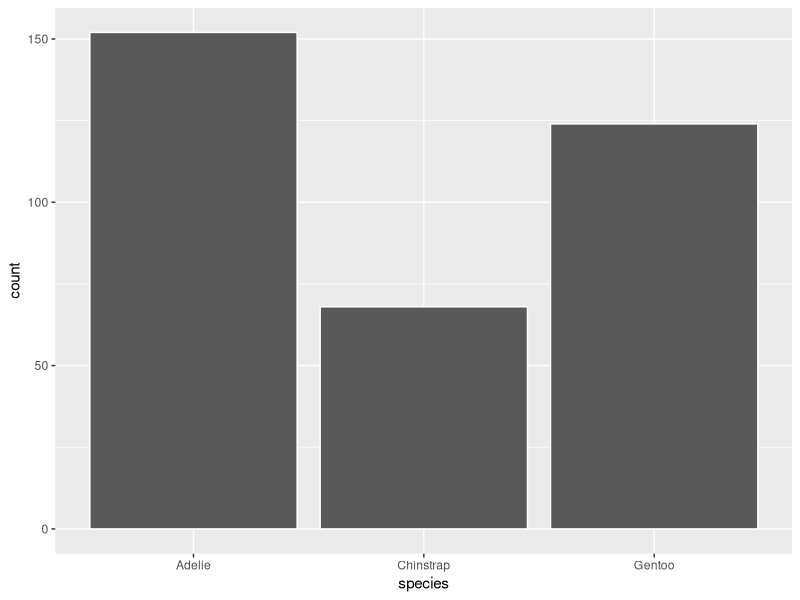
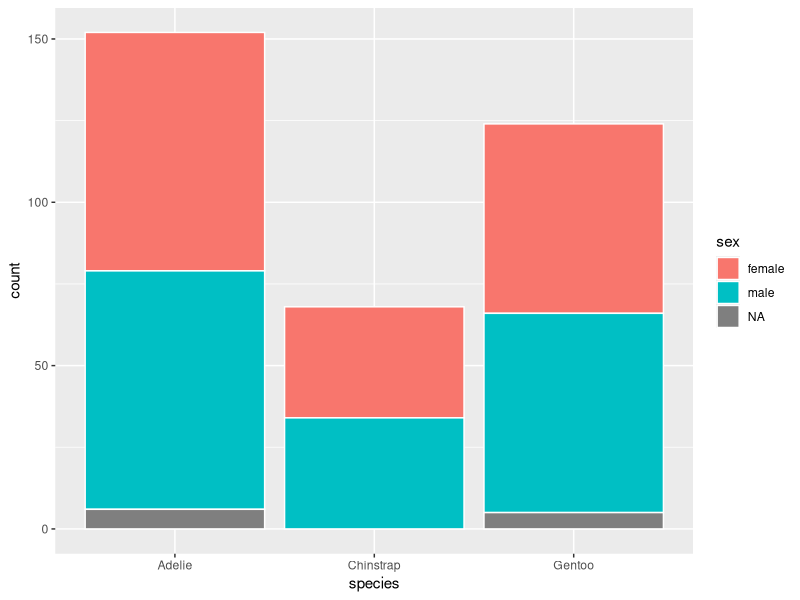
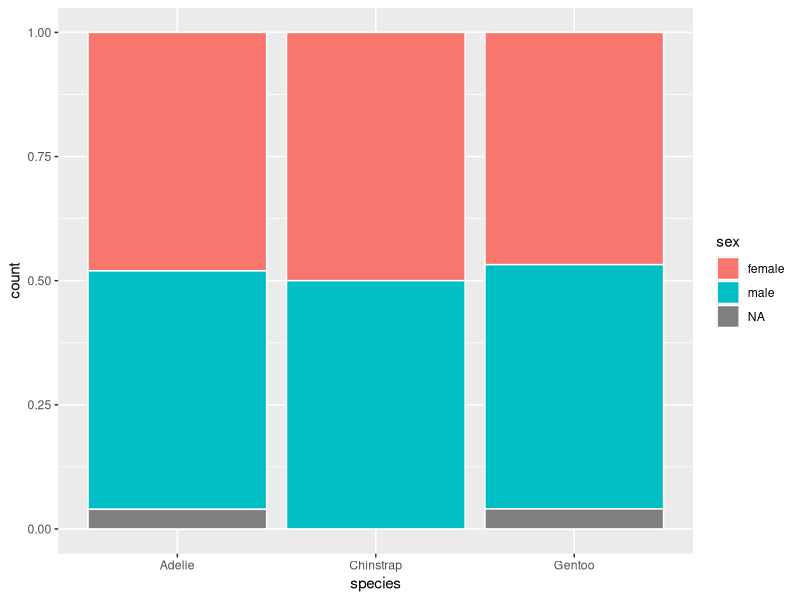
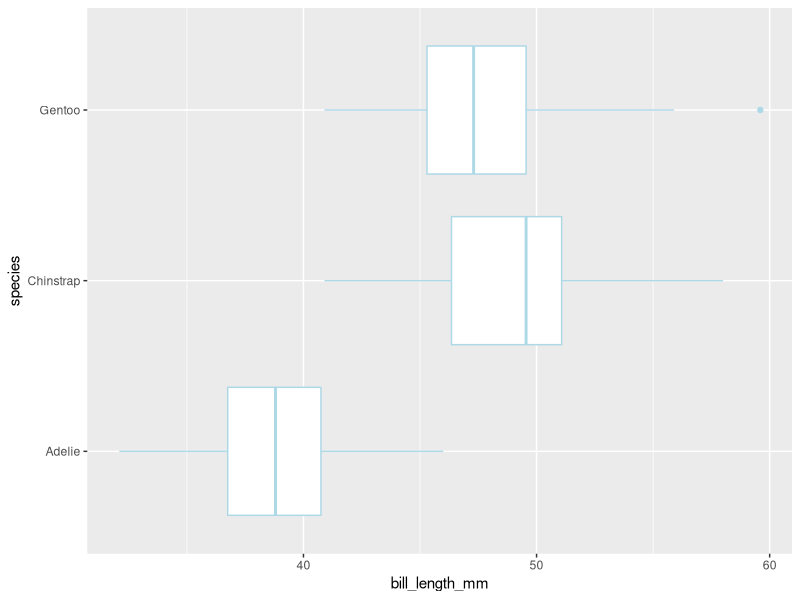
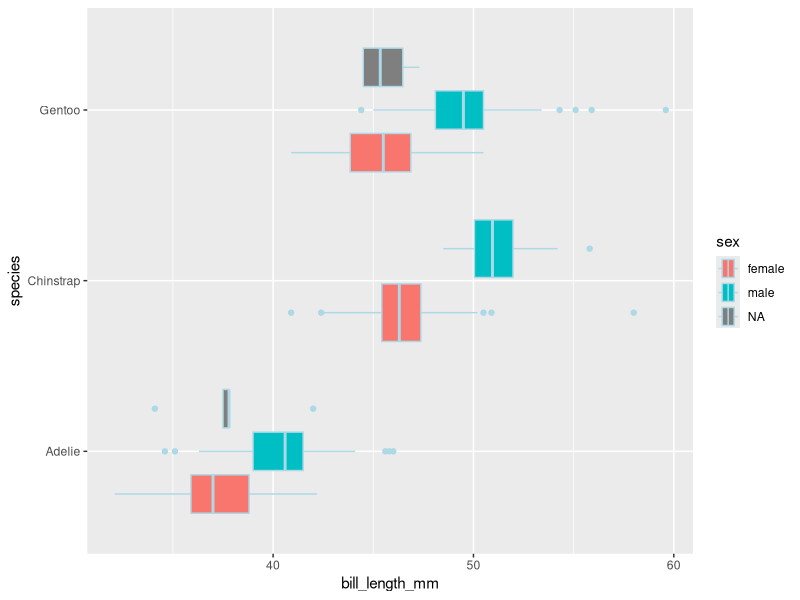
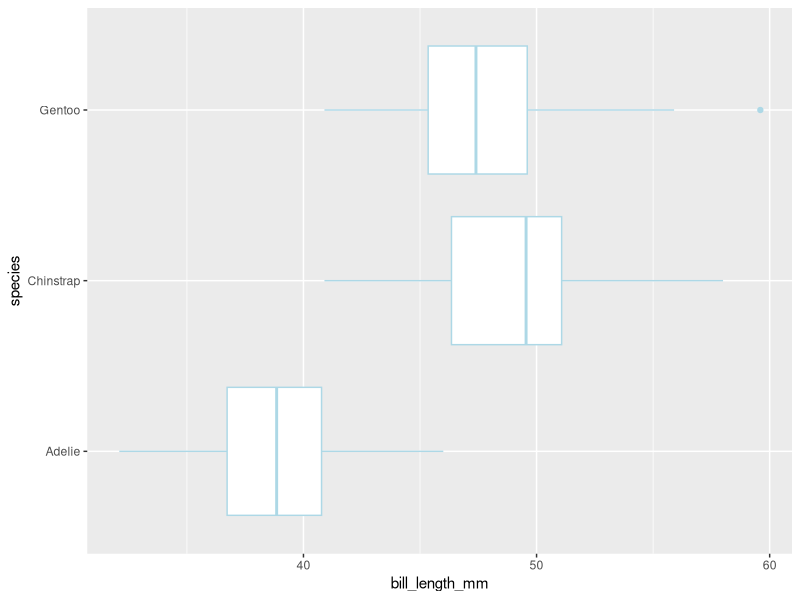
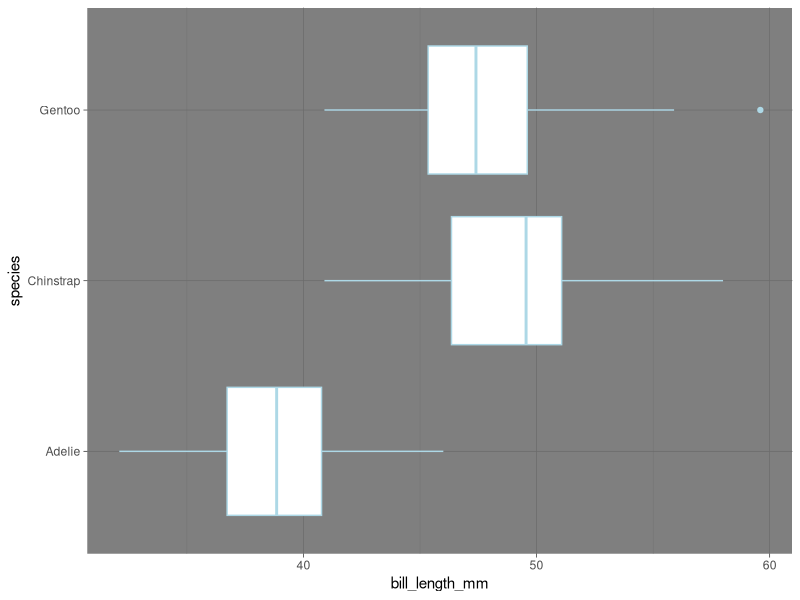
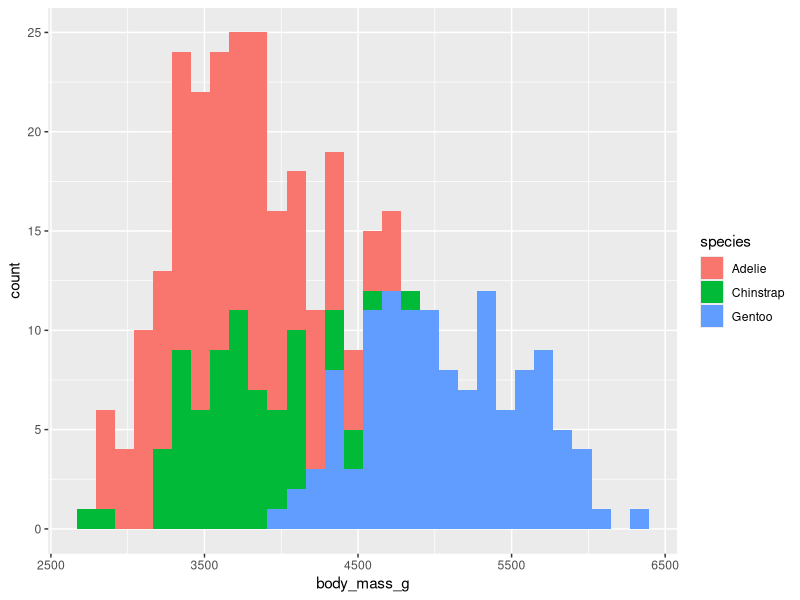

R code for these plots, in order:
## ---- chunk 1
knitr::opts_chunk$set(echo = TRUE)
## ---- chunk 2
# Load required packages here - change options to remove messages

library(ggplot2)
library(dplyr)
library(palmerpenguins) # You may need to install this one first
## ---- chunk 3
str(penguins)
## ---- chunk 4
ggplot(penguins, aes(x = species)) + 
  geom_bar(color = "white")
## ---- chunk 5
ggplot(penguins, aes(x = species, 
                     fill = sex)) + 
  geom_bar(color = "white")
## ---- chunk 6
ggplot(penguins, aes(x = species, 
                     fill = sex)) + 
  geom_bar(color = "white", 
           position = "fill")
## ---- chunk 7
ggplot(penguins, aes(x = bill_length_mm, 
                     y = species)) +
  geom_boxplot(color = "lightblue")
## ---- chunk 8
ggplot(penguins, aes(x = bill_length_mm, 
                     y = species, 
                     fill = sex)) +
  geom_boxplot(color = "lightblue")
## ---- chunk 9
# I had to add library(dplyr) at the top for the filter function to work

ggplot(filter(penguins, !is.na(sex)), 
       aes(x = bill_length_mm, 
           y = species)) +
  geom_boxplot(color = "lightblue")
## ---- chunk 10
ggplot(filter(penguins, !is.na(sex)), 
       aes(x = bill_length_mm, 
           y = species)) +
  geom_boxplot(color = "lightblue") +
  theme_dark()
## ---- chunk 11
ggplot(penguins, aes(x = body_mass_g, 
                     fill = species)) +
  geom_histogram()
## ---- chunk 12
ggplot(penguins, aes(x = body_mass_g, 
                     fill = species)) +
  geom_histogram() +
  facet_wrap(vars(species))
## ---- chunk 13
ggplot(penguins, aes(x = body_mass_g, 
                     fill = species)) +
  geom_histogram() +
  facet_wrap(vars(species), 
             ncol = 1)
## ---- chunk 14
ggplot(filter(penguins, !is.na(sex)), 
              aes(x = body_mass_g, 
                  fill = species)) +
  geom_histogram() +
  facet_grid(rows = vars(sex), 
             cols = vars(species))
## ---- chunk 15

